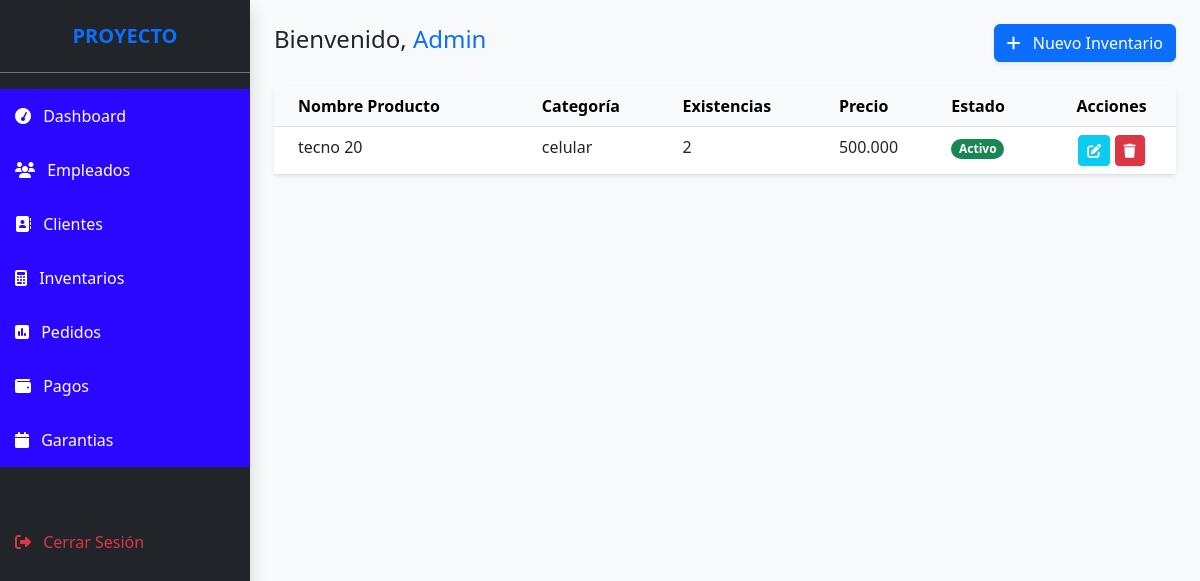
Screenshot of /view/inventario.php (signed in) with the database file from the repository.
### tables this page shows
CREATE TABLE `inventory` (
  `id` int NOT NULL,
  `product` varchar(100) DEFAULT NULL,
  `category` varchar(100) DEFAULT NULL,
  `stock` int DEFAULT NULL,
  `price` decimal(10,2) DEFAULT NULL,
  `status` tinyint(1) DEFAULT '1'
);

### models/inventario.php (called while the page is built, shortened)
<?php
if (!class_exists('inventario')) {
    class inventario {
        private $conn;
        public function __construct($db) {
            $this->conn = $db;
        }
        public function read() {
            return $this->conn->query("SELECT * FROM inventory ORDER BY id DESC");
        }
    }
}

### view/inventario.php (the view, shortened to what this page needs)
<?php
require_once '../models/inventario.php';
$db = (new Database())->getConnection();
$inventario = new inventario($db);
$stmt = $inventario->read();
?>
<!DOCTYPE html>
<html lang="es">
<head>
    <link href="https://cdn.jsdelivr.net/npm/bootstrap@5.3.0/dist/css/bootstrap.min.css" rel="stylesheet">
    <link rel="stylesheet" href="https://cdnjs.cloudflare.com/ajax/libs/font-awesome/6.4.0/css/all.min.css">
</head>
<body class="d-flex">
    <div class="sidebar shadow">
        <div class="p-4 text-center border-bottom border-secondary">
            <h5 class="fw-bold m-0 text-primary">PROYECTO</h5>
        </div>
        <nav class="nav flex-column mt-3">
             <a class="nav-link dashboard" href="../index.php"><i class="fas fa-tachometer me-2"></i> Dashboard</a>
            <a class="nav-link empleado" href="../view/employee.php"><i class="fas fa-users me-2"></i> Empleados</a>
            <a class="nav-link cliente" href="../view/cliente.php"><i class="fas fa-address-book me-2"></i> Clientes</a>
            <a class="nav-link inventario" href="../view/inventario.php"><i class="fas fa-calculator me-2"></i> Inventarios</a>
            <a class="nav-link pedido" href="../view/pedido.php"><i class="fas fa-square-poll-vertical me-2"></i> Pedidos</a>
            <a class="nav-link pago" href="../view/pago.php"><i class="fas fa-wallet me-2"></i> Pagos</a>
            <a class="nav-link garantia" href="../view/garantia.php"><i class="fas fa-calendar me-2"></i> Garantias</a>
            <a class="nav-link text-danger mt-5" href="controllers/AuthController.php?action=logout">
                <i class="fas fa-sign-out-alt me-2"></i> Cerrar Sesión
            </a>
        </nav>
    </div>
    <div class="container-fluid p-4">
        <div class="d-flex justify-content-between align-items-center mb-4">
            <h4>Bienvenido, <span class="text-primary"><?= htmlspecialchars($_SESSION['user_name']) ?></span></h4>
            <button class="btn btn-primary shadow-sm" onclick="openinvModal()">
                <i class="fas fa-plus me-2"></i> Nuevo Inventario
            </button>
        </div>
        <div class="card shadow-sm border-0">
            <div class="card-body p-0">
                <table class="table table-hover m-0" id="inventoryTable">
                    <thead class="table-light">
                        <tr>
                            <th class="ps-4">Nombre Producto</th>
                            <th>Categoría</th>
                            <th>Existencias</th>
                            <th>Precio</th>
                            <th>Estado</th>
                            <th class="text-center">Acciones</th>
                        </tr>
                    </thead>
                    <tbody>
                        <?php while($row = $stmt->fetch(PDO::FETCH_ASSOC)): ?>
                        <tr>
                            <td class="ps-4 fw-medium"><?= $row['product'] ?></td>
                            <td><?= $row['category'] ?></td>
                            <td><?= $row['stock'] ?></td>
                            <td><?=number_format($row['price'], 0, ',', '.' )?></td> <td>
                                <span class="badge rounded-pill <?= $row['status'] ? 'bg-success' : 'bg-secondary' ?>">
                                    <?= $row['status'] ? 'Activo' : 'Inactivo' ?>
                                </span>
                            </td>
                            <td class="text-center">
                                <button onclick="openinvModal(<?= $row['id'] ?>)" class="btn btn-sm btn-info text-white shadow-sm">
                                    <i class="fas fa-edit"></i>
                                </button>
                                <button onclick="deleteinv(<?= $row['id'] ?>)" class="btn btn-sm btn-danger shadow-sm">
                                    <i class="fas fa-trash"></i>
                                </button>
                            </td>
                        </tr>
                        <?php endwhile; ?>
                    </tbody>
                </table>
            </div>
        </div>
    </div>
</body>
</html>

### view/inventario.php (style rules this page uses)
body { background-color: #f8f9fa; }
.sidebar { min-width: 250px; height: 100vh; background: #212529; color: white; position: sticky; top: 0; }
.nav-link { color: #adbdae; padding: 15px; transition: 0.3s; }
.nav-link.dashboard { color:white; background: #2c07ff; }
.nav-link.empleado { color: white; background: #2c07ff; }
.nav-link.cliente { color: white; background: #2c07ff; }
.nav-link.inventario { color: white; background: #2c07ff; }
.nav-link.pedido { color: white; background: #2c07ff; }
.nav-link.pago { color: white; background: #2c07ff; }
.nav-link.garantia { color: white; background: #2c07ff; }

### rows the page displays
inventory: product "tecno 20", category "celular", stock "2", price "500.000", status "Activo"

### other values shown
$_SESSION['user_name'] "Admin"
